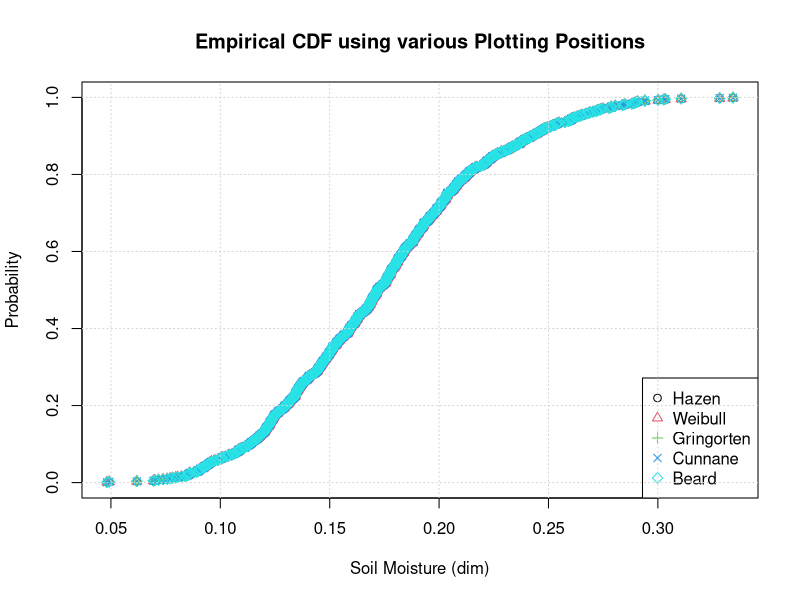

Here is the R script that generated this plot:
# Script to construct KDE for Soil Moisture
# Use KDE to obtain a Probability value
# Venki Uddameri, Ph.D., P.E.

# A Generic Plotting Position Function
plotpos <- function(alpha,x)
{
x.sort <- sort(x)
x.rank <- rank(x.sort)
N <- length(x.sort)
Fx <- (x.rank - alpha)/(N+1-2*alpha)
return(Fx)
}

# Set working directory and read data
setwd('D:\\Dropbox\\CE5331-Probabilistic Methods- Fall2019')
a <- read.csv('soilmoisturedata.csv')
JSM <- a$Junction..mm
summary(JSM)

# Normalize the soil moisture in mm to a dimensionless value
JSM <- JSM/1600  # 1600 mm is the height of the soil column
summary(JSM)

# Set up alphas for different Plotting positions
alpha <- c(0.5,0.0,0.44,0.4,0.31)
alpha.dat <- matrix(alpha,5,1)  # Put it in the matrix form
ppx <- apply(alpha.dat,1,plotpos,JSM) # Use apply to loop over different alphas
colnames(ppx) <- c('Hazen','Weibull','Gringorten','Cunnane','Beard') # add column names
JSM.sort <- sort(JSM)  # Create sorted soil moisture series

# Make the plot
plot(JSM.sort,ppx[,1],ylim=c(0,1),col=1,xlab='Soil Moisture (dim)',ylab='Probability',pch=1)
points(JSM.sort,ppx[,2],col=2,pch=2)
points(JSM.sort,ppx[,3],col=3,pch=3)
points(JSM.sort,ppx[,4],col=4,pch=4)
points(JSM.sort,ppx[,5],col=5,pch=5)
title('Empirical CDF using various Plotting Positions')
legend('bottomright',legend=c('Hazen','Weibull','Gringorten','Cunnane','Beard'),
col=c(1,2,3,4,5),pch=c(1,2,3,4,5))
grid()

# Compute the risk of soil dryness
cutoff <- 0.136
Hazen.dry <- approx(ppx[,1],JSM.sort,cutoff)$y
Weibull.dry <- approx(ppx[,2],JSM.sort,cutoff)$y
Gringorten.dry <- approx(ppx[,3],JSM.sort,cutoff)$y
Cunnane.dry <- approx(ppx[,4],JSM.sort,cutoff)$y
Beard.dry <- approx(ppx[,5],JSM.sort,cutoff)$y
